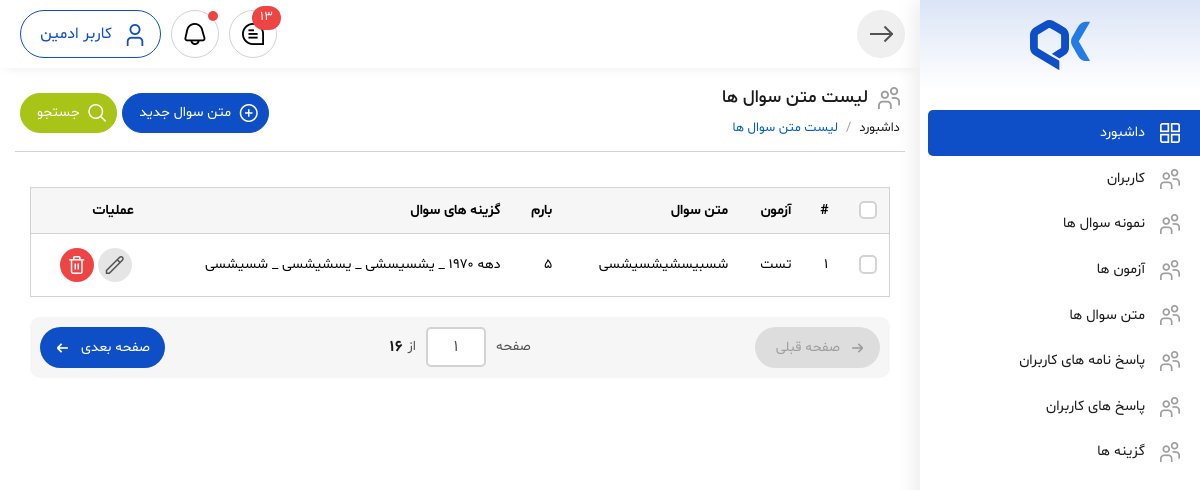
The page /quiz/text-quiz-list-dashboard on the database as committed earlier.
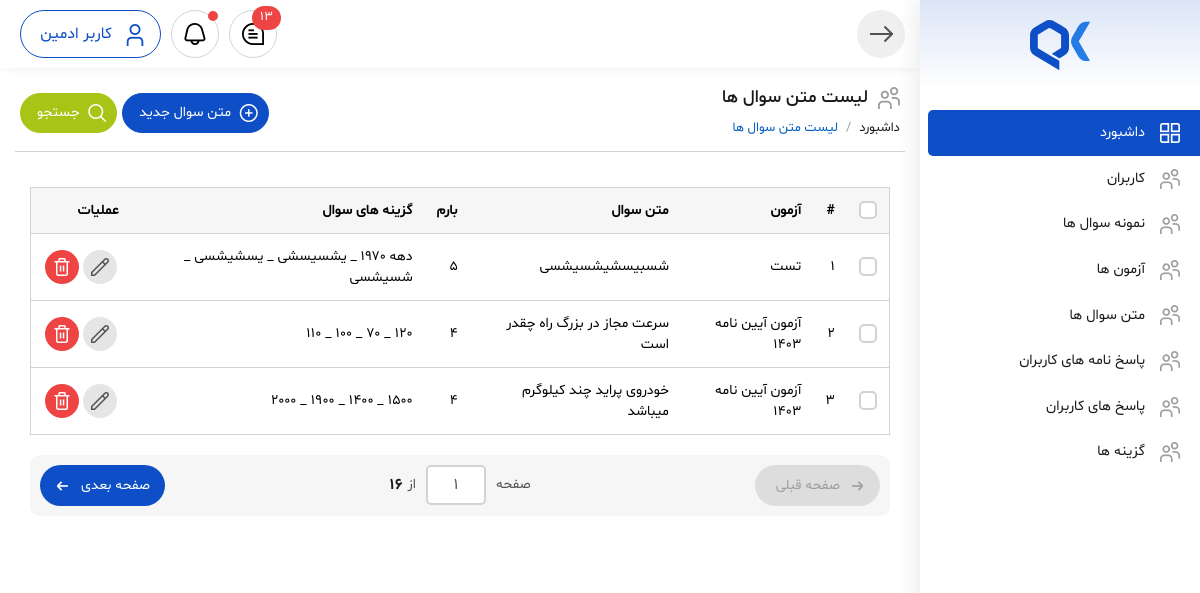
The same page on the database as committed later.
### quizbuilder_module/models.py (models this page shows, shortened)
class QuizQuestion(models.Model):
    quiz = models.ForeignKey(
        to=Quiz,
        verbose_name='آزمون',
        on_delete=models.CASCADE,
        related_name="questions",
    )
    description = models.TextField(
        verbose_name='متن سوال'
    )
    score = models.PositiveIntegerField(
        default=0,
        verbose_name='بارم'
    )
    choices = models.ManyToManyField(
        verbose_name='گزینه های سوال',
        to=QuizQuestionChoice,
    )
    class Meta:
        verbose_name = 'متن سوال'
        verbose_name_plural = 'متن سوال ها'

class Quiz(QuizStartedSmsMixin, models.Model):
    title = models.CharField(verbose_name='عنوان', max_length=255)
    desc = models.TextField(verbose_name='توضیحات', max_length=500)
    status = models.CharField(verbose_name='وضعیت', default='open', choices=QUIZ_STATUS.CHOICES, max_length=50)
    time = models.PositiveIntegerField(verbose_name='مدت زمان آزمون (دقیقه)', null=True, blank=True)
    expire_time = models.DateTimeField(verbose_name='تاریخ پایان آزمون', null=True, blank=True)
    class Meta:
        verbose_name = 'آزمون'
        verbose_name_plural = 'آزمون ها'
    def __str__(self):
        return self.title or '---'

class QuizQuestionChoice(models.Model):
    text = models.CharField(
        max_length=256,
        verbose_name='متن جواب'
    )
    is_answer = models.BooleanField(
        default=False,
        verbose_name='جواب صحیح است؟'
    )
    created_at = models.DateTimeField(
        auto_now_add=True,
        verbose_name='تاریخ ایجاد'
    )
    class Meta:
        verbose_name = 'گزینه ها'
        verbose_name_plural = 'گزینه ها'
        ordering = ['created_at']
    def __str__(self):
        return self.text[:100]

### quizbuilder_module/views.py (the view)
# urls.py: path('text-quiz-list-dashboard', views.TextOfTheQuestionsDashboard.as_view(), name='text_quiz_list_dashboard'),
class TextOfTheQuestionsDashboard(ListView):
    model = QuizQuestion
    template_name = 'quizbuilder_module/text_of_the_questions_dashboard.html'
    context_object_name = 'quiz_texts'
    def get_queryset(self):
        quiz_texts = QuizQuestion.objects.all()
        return quiz_texts
    def get_context_data(self,**kwargs):
        context = super().get_context_data(**kwargs)
        return context

### quizbuilder_module/templates/quizbuilder_module/text_of_the_questions_dashboard.html (shortened to what this page needs)
{% extends 'layout/_master.html' %}
{% block content %}
<body>
<div class="main-body-content">
    <div class="main-header">
                    <div class="inner">
                        <div class="title">
                            <h1><i class="fi fi-rs-users"></i>لیست متن سوال ها</span>
                            </h1>
                            <div class="breadcrumb">
                                <nav aria-label="breadcrumb">
                                    <ol class="breadcrumb-list mb-0">
                                        <li class="breadcrumb-item"><a href="index.html">داشبورد</a></li>
                                        <li class="breadcrumb-item active" aria-current="page">لیست متن سوال ها</li>
                                    </ol>
                                </nav>
                            </div>
                        </div>
                        <div class="btns-action">
                            <a href="user-add.html" class="btn btn-primary btn-small icon-right"><i
                                    class="fi fi-rs-add"></i><span>متن سوال جدید</span></a>
                            <button type="button" class="btn btn-primary btn-small icon-right btn-collapse"
                                data-collapse-target="#collapse-search"><i
                                    class="fi fi-rs-search"></i><span>جستجو</span></button>
                        </div>
                    </div>
                </div>
    <div class="main-inner">
                    <div class="table-responsive">
                        <table class="table-custom">
                            <thead>
                                <tr>
                                    <th scope="col">
                                        <div class="checkbox-group m-0">
                                            <input class="form-check-input" type="checkbox" value=""
                                                id="checbox-select-all">
                                        </div>
                                    </th>
                                    <th scope="col">#</th>
                                    <th scope="col">آزمون</th>
                                    <th scope="col">متن سوال</th>
                                    <th scope="col">بارم</th>
                                    <th scope="col">گزینه های سوال</th>
                                    <th scope="col">عملیات</th>
                                </tr>
                            </thead>
                            <tbody>
                                {% for quiz_text in quiz_texts %}
                                	<tr>
                                    <td scope="row">
                                        <div class="checkbox-group m-0">
                                            <input class="form-check-input" type="checkbox" value=""
                                                id="checbox-select-1">
                                        </div>
                                    </td>
                                    <td scope="row">{{ forloop.counter }}</td>
                                    <td>{{ quiz_text.quiz }}</td>
                                    <td>{{ quiz_text.description }}</td>
                                    <td>{{ quiz_text.score }}</td>
                                    <td>{% for choice in quiz_text.choices.all %}
                                        {{ choice }}
                                        {% if not forloop.last %}
                                        	_
                                        {% endif %}
                                    {% endfor %}
                                    </td>
                                    <td>
                                        <div class="btns-action">
                                            <a href="user-add.html" class="btn-circle"><i
                                                    class="fi fi-rs-pencil"></i></a>
                                            <a href="#" class="btn-circle color-red" data-modal-name="modal-delete"><i
                                                    class="fi fi-rs-trash"></i></a>
                                        </div>
                                    </td>
                                </tr>
                                {% endfor %}
                            </tbody>
                        </table>
                    </div>
                    <div class="mypagination">
                        <div class="pagination-prev">
                            <a href="#" class="btn-pagination prev disabled">
                                <i class="fi fi-rs-arrow-small-right"></i>
                                <span>صفحه قبلی</span>
                            </a>
                        </div>
                        <div class="pagination-info">
                            <h6>صفحه</h6>
                            <div class="pagination-jump">
                                <input class="pagination-input" type="number" value="1">
                            </div>
                            <h6>از</h6>
                            <div class="curent-page-number">16</div>
                        </div>
                        <div class="pagination-next">
                            <a href="#" class="btn-pagination next">
                                <i class="fi fi-rs-arrow-small-left"></i>
                                <span>صفحه بعدی</span>
                            </a>
                        </div>
                    </div>
                </div>
</div>
</body>
{% endblock %}

### templates/layout/_master.html (shortened to what this page needs)
{% load render_partial %}
{% load static %}
<!DOCTYPE html>
<html lang="fa" dir="rtl" class="h-100">
<head>
    {% include 'layout/header_references_master.html' %}
</head>
<body>
    <div class="wrapper">
        <nav id="sidebar">
            <div class="logo">
                <img src="{% static 'dashboard/images/logo.svg' %}" alt="logo">
            </div>
            <ul class="list-nav">
                <li class="nav-item active">
                    <a class="sub-item" href="{% url 'dashboard' %}">
                        <i class="fi fi-rs-apps"></i><span class="title">داشبورد</span>
                    </a>
                </li>
                <li class="nav-item">
                    <a class="sub-item" href="{% url 'user_list_dashboard_page' %}">
                        <i class="fi fi-rs-users"></i><span class="title">کاربران</span>
                    </a>
                </li>
                <li class="nav-item">
                    <a class="sub-item" href="{% url 'sample_questions:question_list_dashboard_page' %}">
                        <i class="fi fi-rs-users"></i><span class="title">نمونه سوال ها</span>
                    </a>
                </li>
                <li class="nav-item">
                    <a class="sub-item" href="{% url 'quizbuilder:quiz_list_dashboard' %}">
                        <i class="fi fi-rs-users"></i><span class="title">آزمون ها</span>
                    </a>
                </li>
                <li class="nav-item">
                    <a class="sub-item" href="{% url 'quizbuilder:text_quiz_list_dashboard' %}">
                        <i class="fi fi-rs-users"></i><span class="title">متن سوال ها</span>
                    </a>
                </li>
                <li class="nav-item">
                    <a class="sub-item" href="{% url 'quizbuilder:user_response_dashboard' %}">
                        <i class="fi fi-rs-users"></i><span class="title">پاسخ نامه های کاربران</span>
                    </a>
                </li>
                <li class="nav-item">
                    <a class="sub-item" href="{% url 'quizbuilder:response_dashboard' %}">
                        <i class="fi fi-rs-users"></i><span class="title">پاسخ های کاربران</span>
                    </a>
                </li>
                <li class="nav-item">
                    <a class="sub-item" href="{% url 'quizbuilder:options_dashboard' %}">
                        <i class="fi fi-rs-users"></i><span class="title">گزینه ها</span>
                    </a>
                </li>
            </ul>
        </nav>
        <div id="content">
            <nav id="mynavbar">
                <div class="collapse-sidebar">
                    <button type="button" id="sidebarCollapse" class="btn btn-side">
                        <span class="menu-lines">
                            <span class="line line-1"></span>
                            <span class="line line-2"></span>
                            <span class="line line-3"></span>
                        </span>
                    </button>
                </div>
                <div class="admin">
                    <div class="item">
                        <button class="btn-navbar btn-sideNotification" onclick="openNotificationPanel('tab-messages')">
                            <i class="fi fi-rs-comment"></i>
                            <div class="badge badge-danger badge-s">13</div>
                        </button>
                    </div>
                    <div class="item">
                        <button class="btn-navbar btn-sideNotification"
                            onclick="openNotificationPanel('tab-notification')">
                            <i class="fi fi-rs-bell"></i>
                            <div class="badge badge-danger dot"></div>
                        </button>
                    </div>
                    <div class="dropdown">
                        <button class="btn btn-primary-outline dropdown-toggle icon-right" type="button">
                            <i class="fi fi-rs-user"></i>
                            کاربر ادمین
                        </button>
                    </div>
                </div>
            </nav>
            {% block content %}
            {% endblock %}
        </div>
    </div>
</body>
</html>

### templates/layout/header_references_master.html (shortened to what this page needs)
{% load static %}
<head>
    <link rel="stylesheet" href="{% static 'dashboard/css/bootstrap-grid.rtl.min.css' %}" />
    <link rel="stylesheet" href="{% static 'dashboard/scss/dashboard/main.css' %}" />
    <link href="{% static 'dashboard/css/flaticon-regular-straight.css' %}" rel="stylesheet" type="text/css" />
    <link href="{% static 'dashboard/css/flaticon-solid-straight.css' %}" rel="stylesheet" type="text/css" />
</head>

Rows that differ between the two databases and show on the page:
added QuizQuestion: quiz "آزمون آیین نامه 1403", description "سرعت مجاز در بزرگ راه چقدر است", score "4"
added QuizQuestionChoice: text "120", shows "_", shown under "آزمون آیین نامه 1403"
added QuizQuestionChoice: text "70", shows "_", shown under "آزمون آیین نامه 1403"
added QuizQuestionChoice: text "100", shows "_", shown under "آزمون آیین نامه 1403"
added QuizQuestionChoice: text "110", shown under "آزمون آیین نامه 1403"
added QuizQuestion: quiz "آزمون آیین نامه 1403", description "خودروی پراید چند کیلوگرم میباشد", score "4"
added QuizQuestionChoice: text "1500", shows "_", shown under "آزمون آیین نامه 1403"
added QuizQuestionChoice: text "1400", shows "_", shown under "آزمون آیین نامه 1403"
added QuizQuestionChoice: text "1900", shows "_", shown under "آزمون آیین نامه 1403"
added QuizQuestionChoice: text "2000", shown under "آزمون آیین نامه 1403"
